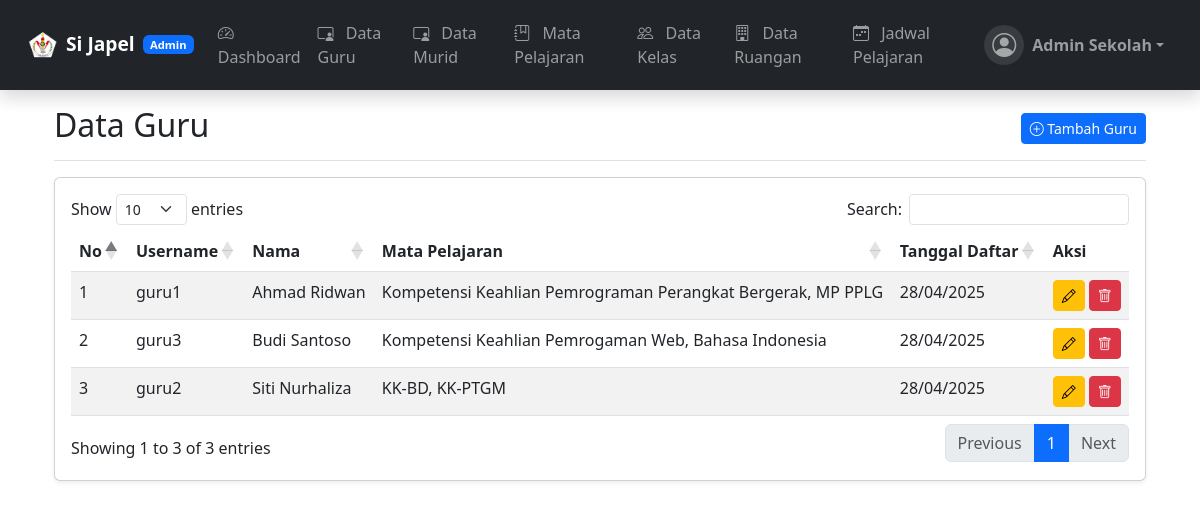
/admin/guru/index.php (signed in), run on the app's committed database.
### tables this page shows
CREATE TABLE `users` (
  `id` int(11) NOT NULL,
  `username` varchar(50) NOT NULL,
  `password` varchar(255) NOT NULL,
  `nama` varchar(100) NOT NULL,
  `role` enum('admin','guru','murid') NOT NULL,
  `kelas_id` int(11) DEFAULT NULL,
  `created_at` timestamp NOT NULL DEFAULT current_timestamp()
);

### admin/guru/index.php (the view, shortened to what this page needs)
<?php
include '../../config/database.php';
$query = "SELECT u.id, u.username, u.nama, u.created_at,
          GROUP_CONCAT(m.nama_mapel SEPARATOR ', ') as mata_pelajaran
          FROM users u
          LEFT JOIN guru_mapel gm ON u.id = gm.guru_id
          LEFT JOIN mata_pelajaran m ON gm.mapel_id = m.id
          WHERE u.role = 'guru'
          GROUP BY u.id
          ORDER BY u.nama";
$guru = $conn->query($query);
?>
<!DOCTYPE html>
<html lang="en">
<head>
    <link href="https://cdn.jsdelivr.net/npm/bootstrap@5.3.0/dist/css/bootstrap.min.css" rel="stylesheet">
    <link rel="stylesheet" href="https://cdn.datatables.net/1.13.4/css/dataTables.bootstrap5.min.css">
    <link rel="stylesheet" href="https://cdn.jsdelivr.net/npm/bootstrap-icons@1.10.0/font/bootstrap-icons.css">
    <link href="../../../assets/css/style.css" rel="stylesheet">
</head>
<body>
    <?php include_once '../header_admin.php'; ?>
    <main class="container px-4">
        <div
            class="d-flex justify-content-between flex-wrap flex-md-nowrap align-items-center pt-3 pb-2 mb-3 border-bottom">
            <h1 class="h2">Data Guru</h1>
            <div class="btn-toolbar mb-2 mb-md-0">
                <a href="add.php" class="btn btn-sm btn-primary">
                    <i class="bi bi-plus-circle"></i> Tambah Guru
                </a>
            </div>
        </div>
        <div class="card shadow-sm">
            <div class="card-body">
                <div class="table-responsive">
                    <table id="guruTable" class="table table-striped table-hover">
                        <thead>
                            <tr>
                                <th>No</th>
                                <th>Username</th>
                                <th>Nama</th>
                                <th>Mata Pelajaran</th>
                                <th>Tanggal Daftar</th>
                                <th>Aksi</th>
                            </tr>
                        </thead>
                        <tbody>
                            <?php $no = 1;
                            while ($row = $guru->fetch_assoc()): ?>
                                <tr>
                                    <td><?= $no++; ?></td>
                                    <td><?= htmlspecialchars($row['username']); ?></td>
                                    <td><?= htmlspecialchars($row['nama']); ?></td>
                                    <td><?= htmlspecialchars($row['mata_pelajaran'] ?? '-'); ?></td>
                                    <td><?= date('d/m/Y', strtotime($row['created_at'])); ?></td>
                                    <td>
                                        <a href="edit.php?id=<?= $row['id']; ?>" class="btn btn-sm btn-warning"
                                            title="Edit">
                                            <i class="bi bi-pencil"></i>
                                        </a>
                                        <a href="delete.php?id=<?= $row['id']; ?>" class="btn btn-sm btn-danger"
                                            title="Hapus" onclick="return confirm('Hapus data guru ini?')">
                                            <i class="bi bi-trash"></i>
                                        </a>
                                    </td>
                                </tr>
                            <?php endwhile; ?>
                        </tbody>
                    </table>
                </div>
            </div>
        </div>
    </main>
</body>
</html>

### data on the page
users: username "guru1", nama "Ahmad Ridwan", mata_pelajaran "Kompetensi Keahlian Pemrograman Perangkat Bergerak, MP PPLG", created_at "28/04/2025"
users: username "guru3", nama "Budi Santoso", mata_pelajaran "Kompetensi Keahlian Pemrogaman Web, Bahasa Indonesia", created_at "28/04/2025"
users: username "guru2", nama "Siti Nurhaliza", mata_pelajaran "KK-BD, KK-PTGM", created_at "28/04/2025"

### other printed values
$current_role "Admin"
$nama "Admin Sekolah"
